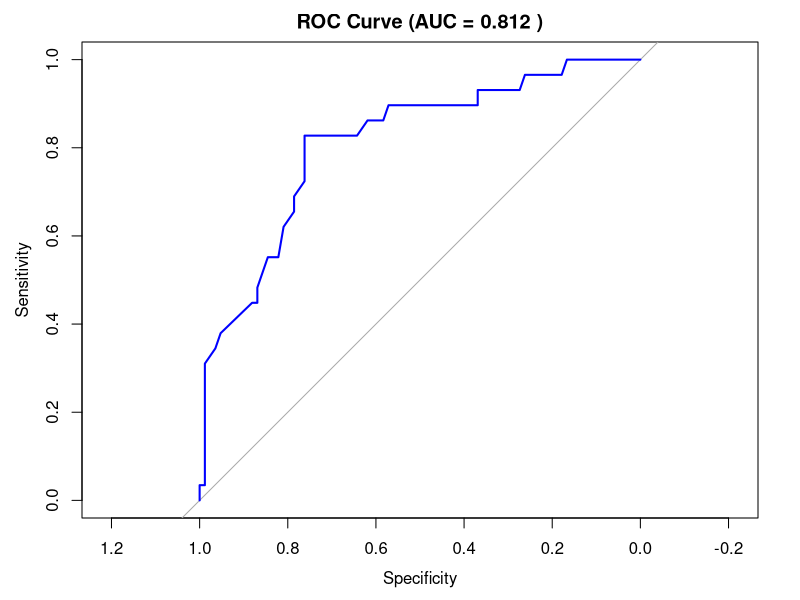

Generate this figure with R:
## ---- chunk 1
knitr::opts_knit$set(root.dir = ".")
knitr::opts_chunk$set(echo = TRUE)
## ---- chunk 2
library(tidyverse)
library(caret)
library(pROC)
data <- read.csv("dataset/ds_salaries_clean.csv")
train <- read.csv("dataset/train_data.csv")
test <- read.csv("dataset/test_data.csv")
## ---- chunk 3
prepare_logit_data <- function(df, q3_val) {
  df %>%
    mutate(
      is_top_tier = if_else(salary_in_usd >= q3_val, 1L, 0L),
      experience_level = factor(experience_level, levels = c("EN", "MI", "SE", "EX")),
      company_size = factor(company_size, levels = c("S", "M", "L")),
      remote_ratio = factor(remote_ratio, levels = c(0, 50, 100)),
      job_category = relevel(factor(job_category), ref = "Data_Analyst"),
      employment_group = factor(if_else(employment_type == "FT", "FT", "Non_FT"), levels = c("FT", "Non_FT")),
      company_location_group = factor(if_else(location_group == "US", "US", "Non_US"), levels = c("Non_US", "US"))
    )
}

q3_salary <- as.numeric(quantile(data$salary_in_usd, probs = 0.75, na.rm = TRUE))
train_logit <- prepare_logit_data(train, q3_salary)
test_logit <- prepare_logit_data(test, q3_salary)
## ---- chunk 4
library(glmnet)

# 1. Align factor reference levels to EXACTLY match the training set
# This prevents the "21 columns" error by keeping empty categories in the test set
align_factors <- function(df, ref_df) {
  df$experience_level <- factor(df$experience_level, levels = c("EN", "MI", "SE", "EX"))
  df$company_size <- factor(df$company_size, levels = c("S", "M", "L"))
  df$employment_type <- factor(df$employment_type, levels = levels(relevel(factor(ref_df$employment_type), ref = "FT")))
  df$job_category <- factor(df$job_category, levels = levels(relevel(factor(ref_df$job_category), ref = "Data_Analyst")))
  df$location_group <- factor(df$location_group, levels = levels(relevel(factor(ref_df$location_group), ref = "Other")))
  return(df)
}

train <- align_factors(train, train)
test <- align_factors(test, train)

# 2. Refit the OLS and Power Models
f_full <- log_salary ~ experience_level + job_category + employment_type + company_size + location_group + remote_ratio + work_year + is_local
f_step <- log_salary ~ experience_level + job_category + employment_type + company_size + location_group + remote_ratio + is_local

ols_full <- lm(f_full, data = train)
ols_step <- lm(f_step, data = train)
poly_model <- ols_full   # Task 4 confirmed degree 1 (linear) was optimal

lambda_hat <- 0.263
train$salary_power <- train$salary_in_usd^lambda_hat
ols_power <- lm(salary_power ~ experience_level + job_category + employment_type + company_size + location_group + remote_ratio + work_year + is_local, data = train)

# 3. Refit the Penalized Models
# Recreate the scaled variables for the design matrix
for (col in c("exp_level_ord", "company_size_ord", "remote_ratio", "work_year")) {
  m <- mean(train[[col]])
  s <- sd(train[[col]])
  train[[paste0(col, "_ts")]] <- (train[[col]] - m) / s
  test[[paste0(col, "_ts")]] <- (test[[col]] - m) / s
}

build_matrix <- function(df) {
  model.matrix(~ exp_level_ord_ts + company_size_ord_ts + remote_ratio_ts + work_year_ts + job_category + employment_type + location_group + is_local, data = df)[, -1]
}

x_train <- build_matrix(train)
x_test <- build_matrix(test)
y_train <- train$log_salary

set.seed(2026)
cv_ridge <- cv.glmnet(x_train, y_train, alpha = 0, nfolds = 10)
set.seed(2026)
cv_lasso <- cv.glmnet(x_train, y_train, alpha = 1, nfolds = 10)
set.seed(2026)
cv_elastic <- cv.glmnet(x_train, y_train, alpha = 0.1, nfolds = 10)

# 4. Generate Predictions and Calculate Metrics on the Test Set
actual_usd <- test$salary_in_usd
actual_log <- test$log_salary

score_model <- function(name, pred_usd) {
  pred_log <- log(pred_usd)
  err_log <- actual_log - pred_log
  err_usd <- actual_usd - pred_usd
  
  data.frame(
    Model = name,
    RMSE_log = sqrt(mean(err_log^2)),
    MAE_log = mean(abs(err_log)),
    R2_log = 1 - sum(err_log^2)/sum((actual_log - mean(actual_log))^2),
    RMSE_usd = sqrt(mean(err_usd^2)),
    MAE_usd = mean(abs(err_usd)),
    R2_usd = 1 - sum(err_usd^2)/sum((actual_usd - mean(actual_usd))^2)
  )
}

continuous_metrics <- do.call(rbind, list(
  score_model("Multiple linear regression (full)", exp(predict(ols_full, newdata = test))),
  score_model("Multiple linear regression (stepwise)", exp(predict(ols_step, newdata = test))),
  score_model("Power-transformed OLS (salary^0.26)", predict(ols_power, newdata = test)^(1/lambda_hat)),
  score_model("Ridge regression", exp(as.numeric(predict(cv_ridge, newx = x_test, s = "lambda.min")))),
  score_model("LASSO regression", exp(as.numeric(predict(cv_lasso, newx = x_test, s = "lambda.min")))),
  score_model("Elastic net regression", exp(as.numeric(predict(cv_elastic, newx = x_test, s = "lambda.min"))))
))

knitr::kable(continuous_metrics %>% arrange(RMSE_usd), digits = 3,
             caption = "Continuous Regression Models Ranked by USD RMSE")

write.csv(continuous_metrics, "task04_model_comparison.csv", row.names = FALSE)
## ---- chunk 5
ordered_metrics <- continuous_metrics %>% arrange(RMSE_usd)
best_rmse <- ordered_metrics$RMSE_usd[1]
best_r2 <- ordered_metrics$R2_usd[1]
second_rmse <- ordered_metrics$RMSE_usd[2]
## ---- chunk 6
logit_train <- glm(
  is_top_tier ~ experience_level + company_size + remote_ratio +
    job_category + employment_group + company_location_group,
  family = binomial(link = "logit"),
  data = train_logit
)

test_probs <- predict(logit_train, newdata = test_logit, type = "response")
test_preds <- factor(ifelse(test_probs >= 0.5, 1, 0), levels = c(0, 1))
actual_class <- factor(test_logit$is_top_tier, levels = c(0, 1))

conf_matrix <- confusionMatrix(test_preds, actual_class, positive = "1")
print(conf_matrix$table)

roc_curve <- roc(test_logit$is_top_tier, test_probs)
auc_value <- as.numeric(auc(roc_curve))
acc_val <- conf_matrix$overall["Accuracy"]
prec_val <- conf_matrix$byClass["Pos Pred Value"]
rec_val <- conf_matrix$byClass["Sensitivity"]
f1_val <- conf_matrix$byClass["F1"]

cat("Accuracy:  ", round(acc_val, 3), "\n")
cat("Precision: ", round(conf_matrix$byClass["Pos Pred Value"], 3), "\n")
cat("Recall:    ", round(conf_matrix$byClass["Sensitivity"], 3), "\n")
cat("F1-Score:  ", round(conf_matrix$byClass["F1"], 3), "\n")
cat("ROC-AUC:   ", round(auc_value, 3), "\n")

plot(roc_curve, col = "blue", lwd = 2, main = paste("ROC Curve (AUC =", round(auc_value, 3), ")"))
